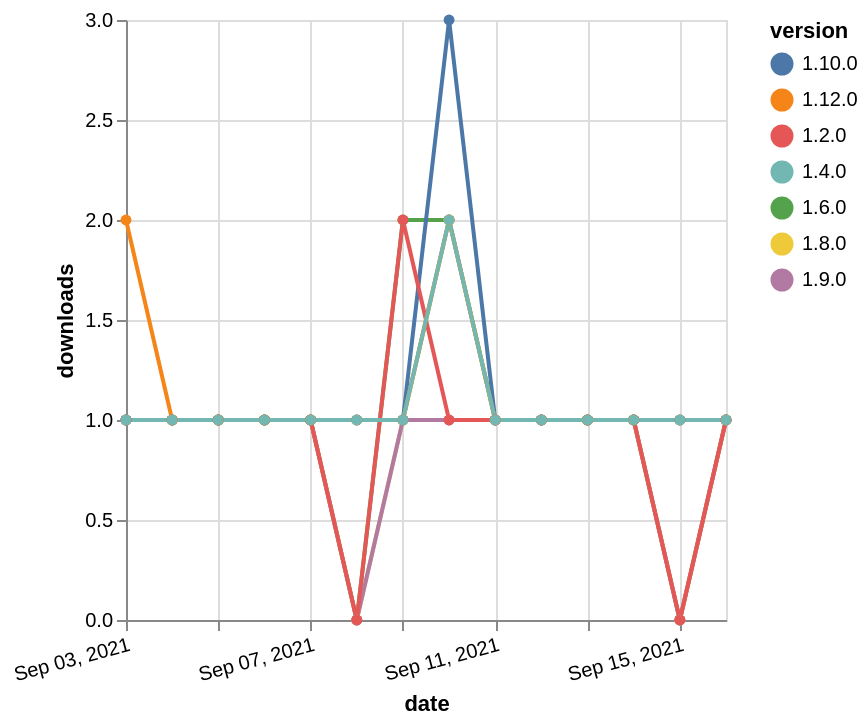

Vega-Lite specification for this chart:
### Vega-Lite specification from a JSON file in a GitHub repository (floating-point values rounded to 4 significant figures)
{"$schema": "https://vega.github.io/schema/vega-lite/v5.json", "description": "A simple bar chart with embedded data.", "data": {"values": [{"date": "2021-09-03", "total": 174, "delta": 1, "version": "1.6.0"}, {"date": "2021-09-04", "total": 175, "delta": 1, "version": "1.6.0"}, {"date": "2021-09-05", "total": 176, "delta": 1, "version": "1.6.0"}, {"date": "2021-09-06", "total": 177, "delta": 1, "version": "1.6.0"}, {"date": "2021-09-07", "total": 178, "delta": 1, "version": "1.6.0"}, {"date": "2021-09-08", "total": 178, "delta": 0, "version": "1.6.0"}, {"date": "2021-09-09", "total": 180, "delta": 2, "version": "1.6.0"}, {"date": "2021-09-10", "total": 182, "delta": 2, "version": "1.6.0"}, {"date": "2021-09-11", "total": 183, "delta": 1, "version": "1.6.0"}, {"date": "2021-09-12", "total": 184, "delta": 1, "version": "1.6.0"}, {"date": "2021-09-13", "total": 185, "delta": 1, "version": "1.6.0"}, {"date": "2021-09-14", "total": 186, "delta": 1, "version": "1.6.0"}, {"date": "2021-09-15", "total": 186, "delta": 0, "version": "1.6.0"}, {"date": "2021-09-16", "total": 187, "delta": 1, "version": "1.6.0"}, {"date": "2021-09-03", "total": 148, "delta": 1, "version": "1.8.0"}, {"date": "2021-09-04", "total": 149, "delta": 1, "version": "1.8.0"}, {"date": "2021-09-05", "total": 150, "delta": 1, "version": "1.8.0"}, {"date": "2021-09-06", "total": 151, "delta": 1, "version": "1.8.0"}, {"date": "2021-09-07", "total": 152, "delta": 1, "version": "1.8.0"}, {"date": "2021-09-08", "total": 152, "delta": 0, "version": "1.8.0"}, {"date": "2021-09-09", "total": 153, "delta": 1, "version": "1.8.0"}, {"date": "2021-09-10", "total": 155, "delta": 2, "version": "1.8.0"}, {"date": "2021-09-11", "total": 156, "delta": 1, "version": "1.8.0"}, {"date": "2021-09-12", "total": 157, "delta": 1, "version": "1.8.0"}, {"date": "2021-09-13", "total": 158, "delta": 1, "version": "1.8.0"}, {"date": "2021-09-14", "total": 159, "delta": 1, "version": "1.8.0"}, {"date": "2021-09-15", "total": 159, "delta": 0, "version": "1.8.0"}, {"date": "2021-09-16", "total": 160, "delta": 1, "version": "1.8.0"}, {"date": "2021-09-03", "total": 139, "delta": 1, "version": "1.9.0"}, {"date": "2021-09-04", "total": 140, "delta": 1, "version": "1.9.0"}, {"date": "2021-09-05", "total": 141, "delta": 1, "version": "1.9.0"}, {"date": "2021-09-06", "total": 142, "delta": 1, "version": "1.9.0"}, {"date": "2021-09-07", "total": 143, "delta": 1, "version": "1.9.0"}, {"date": "2021-09-08", "total": 143, "delta": 0, "version": "1.9.0"}, {"date": "2021-09-09", "total": 144, "delta": 1, "version": "1.9.0"}, {"date": "2021-09-10", "total": 145, "delta": 1, "version": "1.9.0"}, {"date": "2021-09-11", "total": 146, "delta": 1, "version": "1.9.0"}, {"date": "2021-09-12", "total": 147, "delta": 1, "version": "1.9.0"}, {"date": "2021-09-13", "total": 148, "delta": 1, "version": "1.9.0"}, {"date": "2021-09-14", "total": 149, "delta": 1, "version": "1.9.0"}, {"date": "2021-09-15", "total": 149, "delta": 0, "version": "1.9.0"}, {"date": "2021-09-16", "total": 150, "delta": 1, "version": "1.9.0"}, {"date": "2021-09-03", "total": 163, "delta": 1, "version": "1.10.0"}, {"date": "2021-09-04", "total": 164, "delta": 1, "version": "1.10.0"}, {"date": "2021-09-05", "total": 165, "delta": 1, "version": "1.10.0"}, {"date": "2021-09-06", "total": 166, "delta": 1, "version": "1.10.0"}, {"date": "2021-09-07", "total": 167, "delta": 1, "version": "1.10.0"}, {"date": "2021-09-08", "total": 168, "delta": 1, "version": "1.10.0"}, {"date": "2021-09-09", "total": 169, "delta": 1, "version": "1.10.0"}, {"date": "2021-09-10", "total": 172, "delta": 3, "version": "1.10.0"}, {"date": "2021-09-11", "total": 173, "delta": 1, "version": "1.10.0"}, {"date": "2021-09-12", "total": 174, "delta": 1, "version": "1.10.0"}, {"date": "2021-09-13", "total": 175, "delta": 1, "version": "1.10.0"}, {"date": "2021-09-14", "total": 176, "delta": 1, "version": "1.10.0"}, {"date": "2021-09-15", "total": 177, "delta": 1, "version": "1.10.0"}, {"date": "2021-09-16", "total": 178, "delta": 1, "version": "1.10.0"}, {"date": "2021-09-03", "total": 219, "delta": 1, "version": "1.2.0"}, {"date": "2021-09-04", "total": 220, "delta": 1, "version": "1.2.0"}, {"date": "2021-09-05", "total": 221, "delta": 1, "version": "1.2.0"}, {"date": "2021-09-06", "total": 222, "delta": 1, "version": "1.2.0"}, {"date": "2021-09-07", "total": 223, "delta": 1, "version": "1.2.0"}, {"date": "2021-09-08", "total": 223, "delta": 0, "version": "1.2.0"}, {"date": "2021-09-09", "total": 225, "delta": 2, "version": "1.2.0"}, {"date": "2021-09-10", "total": 226, "delta": 1, "version": "1.2.0"}, {"date": "2021-09-11", "total": 227, "delta": 1, "version": "1.2.0"}, {"date": "2021-09-12", "total": 228, "delta": 1, "version": "1.2.0"}, {"date": "2021-09-13", "total": 229, "delta": 1, "version": "1.2.0"}, {"date": "2021-09-14", "total": 230, "delta": 1, "version": "1.2.0"}, {"date": "2021-09-15", "total": 230, "delta": 0, "version": "1.2.0"}, {"date": "2021-09-16", "total": 231, "delta": 1, "version": "1.2.0"}, {"date": "2021-09-03", "total": 115, "delta": 2, "version": "1.12.0"}, {"date": "2021-09-04", "total": 116, "delta": 1, "version": "1.12.0"}, {"date": "2021-09-05", "total": 117, "delta": 1, "version": "1.12.0"}, {"date": "2021-09-06", "total": 118, "delta": 1, "version": "1.12.0"}, {"date": "2021-09-07", "total": 119, "delta": 1, "version": "1.12.0"}, {"date": "2021-09-08", "total": 120, "delta": 1, "version": "1.12.0"}, {"date": "2021-09-09", "total": 121, "delta": 1, "version": "1.12.0"}, {"date": "2021-09-10", "total": 123, "delta": 2, "version": "1.12.0"}, {"date": "2021-09-11", "total": 124, "delta": 1, "version": "1.12.0"}, {"date": "2021-09-12", "total": 125, "delta": 1, "version": "1.12.0"}, {"date": "2021-09-13", "total": 126, "delta": 1, "version": "1.12.0"}, {"date": "2021-09-14", "total": 127, "delta": 1, "version": "1.12.0"}, {"date": "2021-09-15", "total": 128, "delta": 1, "version": "1.12.0"}, {"date": "2021-09-16", "total": 129, "delta": 1, "version": "1.12.0"}, {"date": "2021-09-03", "total": 286, "delta": 1, "version": "1.4.0"}, {"date": "2021-09-04", "total": 287, "delta": 1, "version": "1.4.0"}, {"date": "2021-09-05", "total": 288, "delta": 1, "version": "1.4.0"}, {"date": "2021-09-06", "total": 289, "delta": 1, "version": "1.4.0"}, {"date": "2021-09-07", "total": 290, "delta": 1, "version": "1.4.0"}, {"date": "2021-09-08", "total": 291, "delta": 1, "version": "1.4.0"}, {"date": "2021-09-09", "total": 292, "delta": 1, "version": "1.4.0"}, {"date": "2021-09-10", "total": 294, "delta": 2, "version": "1.4.0"}, {"date": "2021-09-11", "total": 295, "delta": 1, "version": "1.4.0"}, {"date": "2021-09-12", "total": 296, "delta": 1, "version": "1.4.0"}, {"date": "2021-09-13", "total": 297, "delta": 1, "version": "1.4.0"}, {"date": "2021-09-14", "total": 298, "delta": 1, "version": "1.4.0"}, {"date": "2021-09-15", "total": 299, "delta": 1, "version": "1.4.0"}, {"date": "2021-09-16", "total": 300, "delta": 1, "version": "1.4.0"}]}, "width": "container", "mark": {"type": "line", "point": {"filled": true}}, "encoding": {"x": {"field": "date", "type": "temporal", "timeUnit": "yearmonthdate", "title": "date", "axis": {"labelAngle": -15}}, "y": {"field": "delta", "type": "quantitative", "title": "downloads"}, "color": {"field": "version", "type": "nominal"}, "tooltip": {"field": "delta"}}}
